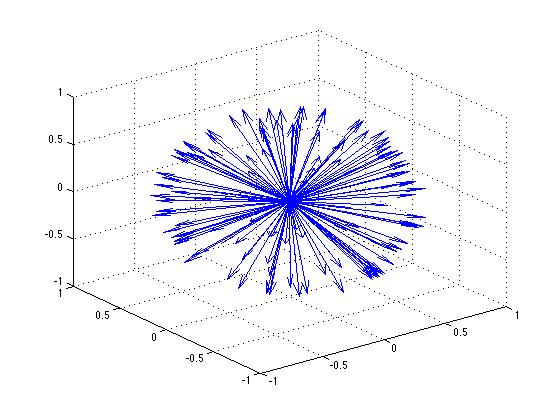
%> input picture LIBS/qtfm/helpfiles/quiver.png, 559 x 419 px, given in place of 54.png, which was not available
$ octave meta_qIID_rpca_v2f3.m   (GNU Octave 9; MATLAB toolbox functions it lacks are replaced by stand-ins)
%> lines starting %> are read from the running program, lines starting %| are printed output that depends on the picture; in (x1, y1, x2, y2) boxes, pixels count from 0 and x2, y2 are one past the last pixel; in counts of white or black regions, pixels touching at a corner belong together; the program's own positions count from 1; pictures that were not available may be replaced by others from this repository, and a replacement may not be noted
### EXP/versions/v2/func_qIID_rpca_v2f3.m
function[A1,E1] = func_qIID_rpca_v2f3(I,sI,k)
%% RGB + smooth trial

%% RGB
x = I(:,:,1);   x = x(:);
y = I(:,:,2);   y = y(:);
z = I(:,:,3);   z = z(:);
w = zeros(size(x));
qI = quaternion(w,x,y,z);
%% Smooth
x = sI(:,:,1);   x = x(:);
y = sI(:,:,2);   y = y(:);
z = sI(:,:,3);   z = z(:);
w = zeros(size(x));
qsI = quaternion(w,x,y,z);
%% RPCA
q = quaternion(w,w,w,w);
q(:,1) = qI;
q(:,2) = qsI;
[A1,E1] = inexact_alm_qrpca(q', k/sqrt(length(q)), 1e-7, 1000);

### evaluate/idx_Nsplit.m
Nsplit = [
54
141
227
579
611
686
771
791
815
821
859
953
1118
1143
1195
1226
2200
2355
2466
2548
2615
2727
2894
3072
3240
3308
3592
3642
3730
3916
4037
4136
4203
4287
4495
4627
4796
4934
5049
5234
5285
5673
5695
5735
5908
5975
6155
6211
6346
6442
6556
6591
6703
6738
6833
6883
6955
7005
7011
7045
7134
7318
7342
7348
7457
7561
7640
7653
7686
7701
7715
7844
7940
8132
8171
8402
8517
8553
8679
9038
9054
9191
9217
9259
9275
9402
9499
9635
9682
9720
9739
9809
9821
9925
9952
9971
10068
10272
10331
10348
10456
10466
10483
10954
10980
11056
11080
11139
11225
11389
11504
11692
11707
11712
11725
11772
11821
11827
11871
12018
12093
12166
14504
14556
14688
14769
14820
14901
15023
15092
15263
15381
15429
15554
15723
15773
15990
16055
16129
16233
16272
16300
16374
16451
16549
16638
16696
16766
16888
16949
17033
17174
17236
17295
17410
17478
17610
17665
17722
17790
17903
17975
18050
18192
18239
18360
18397
18445
18558
18629
18680
18757
18875
18953
19036
19119
19171
19221
19301
19412
19536
19710
19751
19802
19870
20020
20117
20160
20199
20277
20340
20449
20512
20592
20660
20697
20765
20843
20902
21026
21070
21134
21265
21346
21390
21491
21571
21706
21846
22064
22189
22238
22351
22482
22550
22754
22791
22917
23021
23105
23154
23203
23283
23469
23520
23616
23665
23811
23881
23905
23964
24013
24159
24188
24249
24336
24363
24416
24518
24572
24770
24851
24909
24944
24967
25070
25111
25191
25346
25411
25449
25644
25739
25893
26018
26227
26348
26468
26529
26582
26616
26760
32717
32839
32979
33185
33265
33326
33378
33444
33523
33570
33630
33660
33690
33753
33864
33915
34025
34059
34150
34280
34300
34373
34413
34449
34492
34559
34647
34735
34814
34872
34917
34959
35057
35110
35172
35281
35325
35392
35442
35480
35586
35637
35713
35829
36004
41303
41411
41472
41528
54915
55015
55084
55124
55162
55204
55251
55284
55338
55388
55476
55692
55737
55851
55884
55997
56077
56169
56275
56398
56510
56563
56667
56804
56882
56989
57082
57130
57204
57242
57275
57389
57483
57515
57588
57687
57758
57816
57981
58077
58175
58237
58274
58387
58512
58563
58640
58710
58816
58869
58957
59037
59157
59239
59356
59388
59437
59571
59602
59694
59792
59866
59963
60006
60104
60135
60198
60229
60266
60362
60452
60538
60631
60741
60820
60890
60934
60984
61161
61244
61341
61423
61493
61599
61659
61763
61897
61975
61999
62182
62366
62401
62440
62489
62548
62647
62688
62795
62858
62994
63061
63113
63211
63277
63317
63508
63558
63658
63716
63769
63835
63982
64110
64231
64325
64479
64569
64650
64756
64844
64876
64949
64988
65068
65156
65252
65367
65426
65500
65603
65639
65756
65858
65957
66022
66173
66252
66411
66513
66591
66640
66895
67005
67158
67270
67315
67440
67510
67623
67662
67699
67767
67867
67912
68023
68090
68161
68413
68723
68936
69077
69129
69278
69381
69500
69646
69814
69896
70179
70375
70530
70749
70866
70995
71112
71205
71476
71585
71668
71720
71954
72158
72249
72329
72398
72488
72510
72620
72786
72905
73012
73246
73367
73597
73654
73709
73762
73810
73899
73950
74024
74081
74130
74192
74300
74408
74493
74661
74704
74789
74872
74900
75010
75057
75145
75176
75235
75281
75352
75433
75505
75746
75807
75894
75940
75995
76040
76133
76245
76299
76447
76570
76692
76736
76821
76961
77212
77273
77390
77459
77523
77548
77586
77647
77778
77808
77941
77978
78029
78126
78233
78318
78507
78602
78671
78729
78837
78982
79302
79471
79615
79645
79762
79955
80009
80067
80141
80245
80336
80436
80579
80659
80776
80865
80928
80976
81091
81203
81445
81552
81626
81756
81809
81907
82143
82208
82342
82565
82632
82715
82793
82877
82969
83086
83120
83180
83267
83311
83523
83604
83746
83833
84166
84322
84459
84622
84795
84859
84962
85081
85322
85593
85613
85757
85930
86022
86115
86288
86345
86509
86590
86671
86831
86882
87061
87097
87162
87304
87520
87598
87728
87790
87896
88001
88127
88192
88276
88335
88406
88480
88575
88703
88822
89055
89092
89149
89186
89226
89260
89315
89352
89414
89442
89468
89516
89613
89661
89747
89793
89813
89851
89913
89958
90035
90143
90183
90308
90427
90494
90579
90699
90739
90785
90815
90898
91044
91193
91265
91302
91436
91559
91635
91682
91762
91782
91962
92014
92085
92109
92295
92319
92404
92524
92652
92709
92847
92922
92981
93130
93191
93294
93358
93412
93500
93581
93704
93789
93878
93918
93985
94098
94148
94184
94204
94329
94421
94497
94582
94644
94735
94884
94942
95218
95648
95764
95852
96010
96136
96411
96554
96741
96885
97007
97094
97150
97264
97316
97424
97474
97532
97576
97651
97683
97740
97770
97794
97885
97944
97961
98013
98049
98157
98187
98262
98310
98352
98422
98492
98589
98657
98700
98783
98842
98875
98931
98994
99068
99126
99196
99300
99328
99429
99469
99563
99628
99676
99766
99823
99880
99909
99972
100010
100091
100162
100303
100347
100370
100443
100520
100585
100629
100716
100815
100861
100910
101000
101041
101121
101143
101191
101253
101315
101351
101410
101439
101457
101511
101539
101587
101635
101684
101714
101791
101841
101880
101936
101968
101988
102052
102147
102190
102274
102319
102422
102529
102570
102613
102671
102763
102832
102887
102957
103028
103126
103154
103247
103272
103336
103427
103536
103586
103649
103669
103717
103784
103819
103880
103971
104013
104049
104084
104138
104190
104233
104333
104417
104457
104478
104537
104639
104781
104873
104934
104991
105033
105065
105148
105271
105310
105361
105386
105415
105478
105536
105550
105626
105685
105726
105797
105819
105841
105924
105996
106084
106122
106179
106245
106322
106355
106397
106472
106512
106527
106608
106669
106739
106788
106950
107073
107144
107236
107324
107401
107443
107503
107659
107706
107744
107778
107906
108071
108189
108365
108381
108449
108505
108565
108623
108730
108784
108828
108938
108963
109011
109050
109089
109139
109217
109309
109384
109459
109588
109621
109667
109729
109766
109871
109934
110019
110116
110170
110245
110352
110410
110701
110745
110834
110921
111138
111208
111342
111448
111500
111605
111675
111891
111932
112028
112149
112350
112434
112545
112643
112684
112728
112808
112882
112954
113074
113209
113221
113284
113356
113452
113542
113601
113692
113764
113806
113867
113930
113958
114040
114093
114238
114369
114414
114563
114596
114704
114732
114932
115143
115188
115265
115374
115416
115458
115560
115593
115659
115763
115896
115985
116036
116103
116245
116303
116403
116499
116535
116625
116703
116734
116769
116822
116878
116967
117026
117181
117269
117315
117357
117403
117508
117617
117675
117832
117960
118045
118161
118373
118464
118509
118514];

### EXP/meta/meta_qIID_rpca_v2f3.m
clear all; close all; clc;
warning off
%% PATHS
addpath(genpath('./tools'))
addpath(genpath('./evaluate'))
addpath(genpath('./LIBS'))
addpath(genpath('./EXP'))
addpath(genpath('./ROUGH'))
Rdir = '/home/saurabh/WORK/CODES/qIID/qIID_PCP/RESULTS';
Ddir = '/home/saurabh/WORK/CODES/qIID/qIID_PCP/Datasets/NARIHIRAtestsplit';
sIdir = '/media/saurabh/String/WORK/RESULTS/BiIID/paperResults/smooth/';
whdrPath = '/home/saurabh/WORK/CODES/qIID/qIID_PCP/evaluate/whdr.py';
jsonDir = '/media/saurabh/String/WORK/DATASETS/iiw-dataset/data/';

%% FLAGS
f_debugInfo = true;
f_saveRes   = true;
f_visualize = false;
f_computeWhdr = true;

%% PARAMS

%% VARIABLES
D = dir(fullfile(Ddir,'*.png'));
whdr = {};

%% SCRIPTS
idx_Nsplit;

%% MAIN
fprintf('=======================\n');
for d=1:numel(Nsplit)
    %     Iname = D(d).name;
    %     [~,Inum,Iext] = fileparts(Iname);
    Inum = num2str(Nsplit(d));
    Iname = strcat(Inum,'.png');
    Ipath = fullfile(Ddir, Iname);
    I = im2double(imread(Ipath));
    sIpath = fullfile(sIdir, [Inum '-smooth.png']);
    sI = im2double(imread(sIpath));
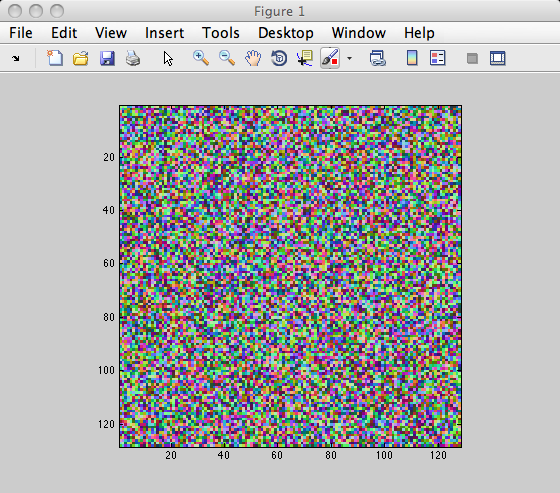
%> input picture LIBS/qtfm/helpfiles/randimage.png, 560 x 493 px, given in place of 54-smooth.png, which was not available

    k = 1.0;    %1.6;    %1.0
    [A1,E1] = func_qIID_rpca_v2f3(I,sI,k);
%> in func_qIID_rpca_v2f3, `x = I(:,:,1)`:
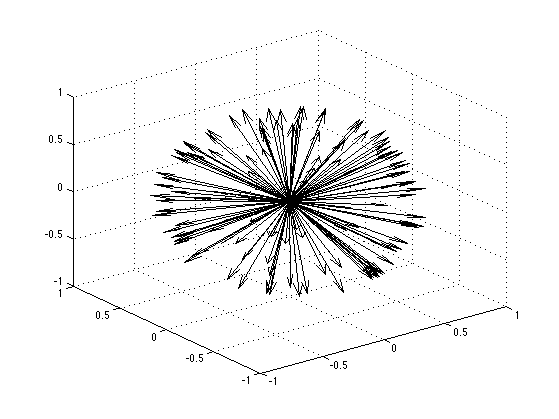
%> x: size 419x559 double; values 0 (black) and 1 (white), 94.8% white; black in thin lines or dots, all inside (x1, y1, x2, y2) = (45, 30, 518, 385)
%> in func_qIID_rpca_v2f3, `z = I(:,:,3)`:
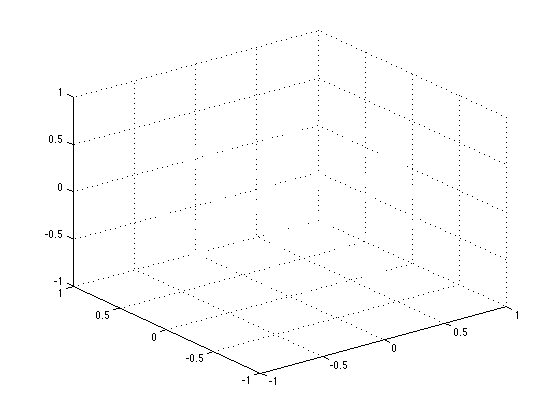
%> z: size 419x559 double; values 0 (black) and 1 (white), 99.2% white; black in thin lines or dots, all inside (x1, y1, x2, y2) = (45, 30, 518, 385)
%> the run ends on the next line
